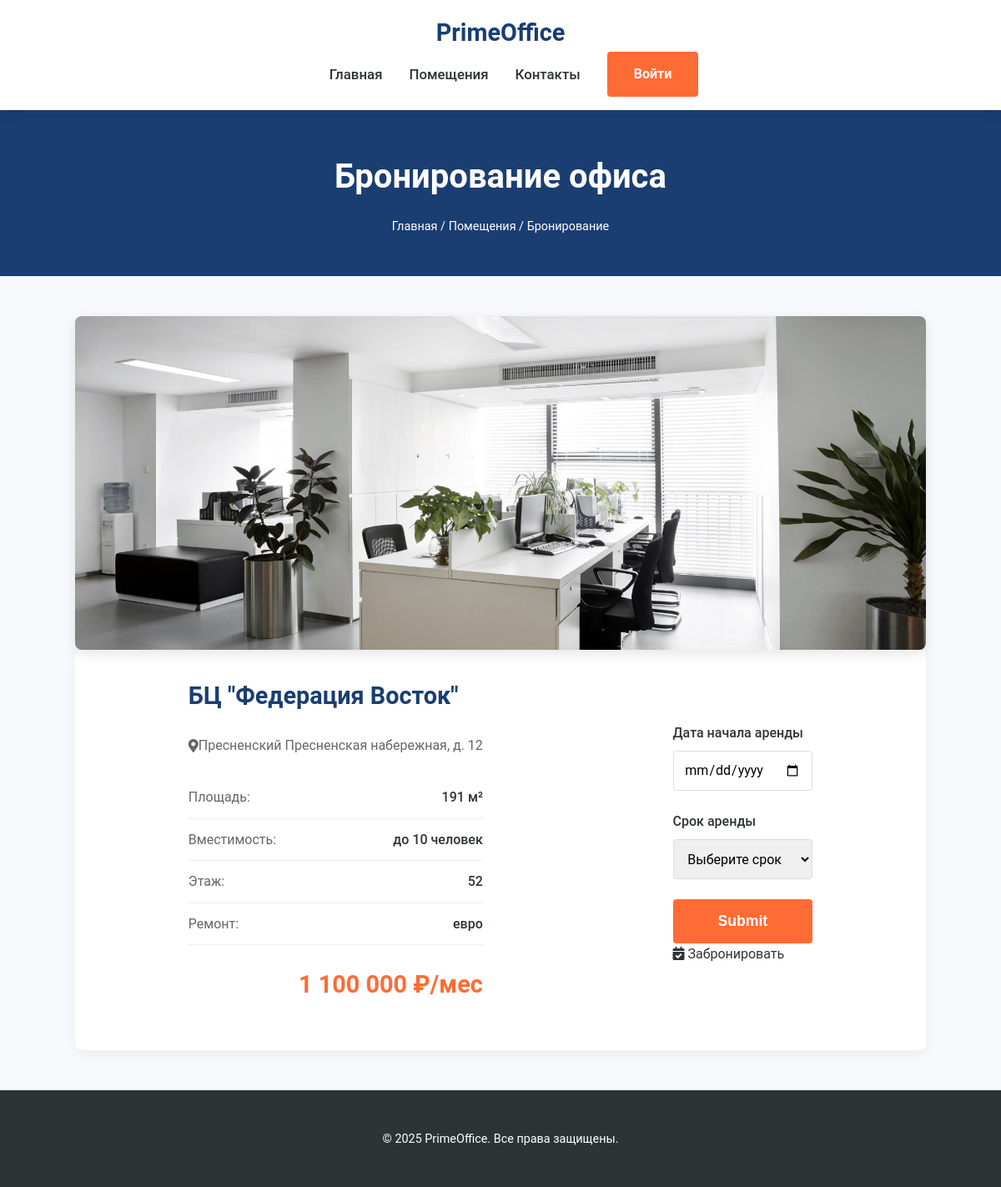
/office_book.php?office=7, run on the app's committed database.
### tables this page shows
CREATE TABLE `offices` (
  `id` int NOT NULL,
  `business_center` varchar(32) NOT NULL,
  `office_addres` varchar(96) NOT NULL,
  `office_area` varchar(32) NOT NULL,
  `office_square` varchar(32) NOT NULL,
  `office_repair` varchar(32) NOT NULL,
  `office_floor` int NOT NULL,
  `office_capacity` int NOT NULL,
  `office_rent` varchar(32) NOT NULL,
  `image_path` varchar(32) NOT NULL
);

### public/office_book.php (the view, shortened to what this page needs)
<?php
include "db.php";
include "header.php";
?>
<!DOCTYPE html>
<html lang="ru">
<head>
    <link rel="stylesheet" href="https://cdnjs.cloudflare.com/ajax/libs/font-awesome/5.15.3/css/all.min.css">
</head>
<body>
    <section class="page-header">
        <div class="container">
            <h1>Бронирование офиса</h1>
            <div class="breadcrumbs">
                <a href="index.php">Главная</a> /
                <a href="offices.php">Помещения</a> /
                <span>Бронирование</span>
            </div>
        </div>
    </section>
    <div class="container">
        <?php
            $id = $_GET['office'];
                $stm=$pdo->query("SELECT * FROM `offices` WHERE id='$id'");
                $office=$stm->fetch();?>
        <div class="booking-container">
            <div class="office-gallery">
                <img src=".\images\office\<?=$office['image_path']?>" alt="Офис в <?=$office['business_center']?>"
                     class="main-image">
            </div>
            <div class="office-block">
                <div class="office-details">
                <h2 class="office-title"><?='БЦ "'.$office['business_center'].'"'?></h2>
                <div class="office-location">
                    <i class="fas fa-map-marker-alt"></i><?=$office['office_area'].' '.$office['office_addres']?>
                </div>
                <div class="office-features">
                    <div class="feature-item">
                        <span class="feature-name">Площадь:</span>
                        <span class="feature-value"><?=$office['office_square']?> м²</span>
                    </div>
                    <div class="feature-item">
                        <span class="feature-name">Вместимость:</span>
                        <span class="feature-value">до <?=$office['office_capacity']?> человек</span>
                    </div>
                    <div class="feature-item">
                        <span class="feature-name">Этаж:</span>
                        <span class="feature-value"><?=$office['office_floor']?></span>
                    </div>
                    <div class="feature-item">
                        <span class="feature-name">Ремонт:</span>
                        <span class="feature-value"><?=$office['office_repair']?></span>
                    </div>
                </div>
                <div class="office-price"><?=$office['office_rent']?> ₽/мес</div>
                </div>
                <div class="booking-form">
                    <form method="post" action="book_action.php?office=<?=$id?>">
                        <div class="form-group">
                            <label for="startDate">Дата начала аренды</label>
                            <input type="date" name="start_date" required>
                        </div>
                        <div class="form-group">
                            <label for="period">Срок аренды</label>
                            <select name="period" required>
                                <option value="">Выберите срок</option>
                            </select>
                        </div>
                        <input type="submit" class="btn">
                            <i class="fas fa-calendar-check"></i> Забронировать
                    </form>
                </div>
            </div>
        </div>
    </div>
    <?php include "footer.php"; ?>
</body>
</html>

### public/header.php (style rules this page uses)
:root { --primary-color: #1a3e72; --secondary-color: #ff6b35; --accent-color: #004e89; --light-color: #f7f9fc; --dark-color: #2d3436; }
body { font-family: 'Roboto', 'Helvetica Neue', Arial, sans-serif; margin: 0; padding: 0; color: var(--dark-color); line-height: 1.6; }
.container { width: 85%; max-width: 1200px; margin: 0 auto; }

### public/office_book.php (style rules this page uses)
:root { --primary-color: #1a3e72; --secondary-color: #ff6b35; --light-color: #f7f9fc; --dark-color: #2d3436; }
body { font-family: 'Roboto', 'Helvetica Neue', Arial, sans-serif; margin: 0; padding: 0; color: var(--dark-color); line-height: 1.6; background-color: var(--light-color); }
.container { width: 85%; max-width: 1200px; margin: 0 auto; }
.page-header { background-color: var(--primary-color); color: white; padding: 3rem 0; text-align: center; }
.page-header h1 { font-size: 2.5rem; margin: 0; }
.breadcrumbs { margin-top: 1rem; font-size: 0.9rem; }
.breadcrumbs a { color: white; text-decoration: none; }
.booking-container { padding: 3rem 0; }
.office-gallery { position: relative; }
.main-image { width: 100%; height: 400px; object-fit: cover; border-radius: 8px; box-shadow: 0 5px 15px rgba(0,0,0,0.1); }
.office-block { background: white; padding: 2rem; border-radius: 8px; box-shadow: 0 5px 15px rgba(0,0,0,0.05); height: fit-content; display: flex; flex-wrap: wrap; justify-content: space-around; gap: 20px; }
.office-title { font-size: 1.8rem; color: var(--primary-color); margin-top: 0; }
.office-location { display: flex; align-items: center; margin: 1rem 0; color: #666; }
.office-features { margin: 1.5rem 0; }
.feature-item { display: flex; justify-content: space-between; padding: 0.75rem 0; border-bottom: 1px solid #eee; }
.feature-name { color: #666; }
.feature-value { font-weight: 500; }
.office-price { font-size: 1.8rem; font-weight: 700; color: var(--secondary-color); margin: 1.5rem 0; text-align: right; }
.booking-form { display: flex; align-content: center; flex-wrap: wrap; }
.form-group { margin-bottom: 1.5rem; }
.form-group label { display: block; margin-bottom: 0.5rem; font-weight: 500; }
.form-group input, .form-group select { width: 100%; padding: 0.8rem; border: 1px solid #ddd; border-radius: 4px; font-family: inherit; font-size: 1rem; }
.btn { display: block; width: 100%; background-color: var(--secondary-color); color: white; padding: 1rem; border-radius: 4px; text-decoration: none; font-weight: 600; transition: all 0.3s; border: none; cursor: pointer; font-size: 1.1rem; text-align: center; }

### public/footer.php (style rules this page uses)
:root { --primary-color: #1a3e72; --secondary-color: #ff6b35; --accent-color: #004e89; --light-color: #f7f9fc; --dark-color: #2d3436; }
body { font-family: 'Roboto', 'Helvetica Neue', Arial, sans-serif; margin: 0; padding: 0; color: var(--dark-color); line-height: 1.6; }

### data on the page
offices: image_path (picture), business_center "Федерация Восток", office_area "Пресненский", office_addres "Пресненская набережная, д. 12", office_square "191", office_capacity "10", office_floor "52", office_repair "евро", office_rent "1 100 000"
